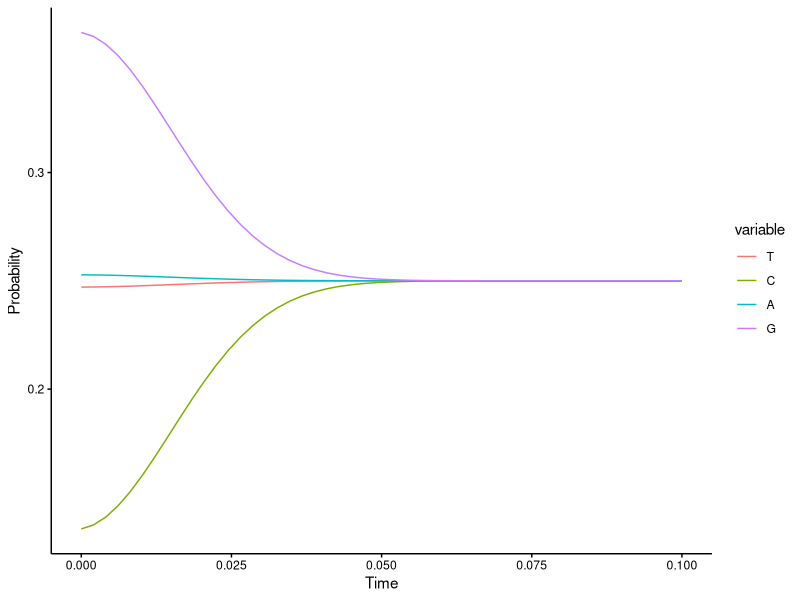
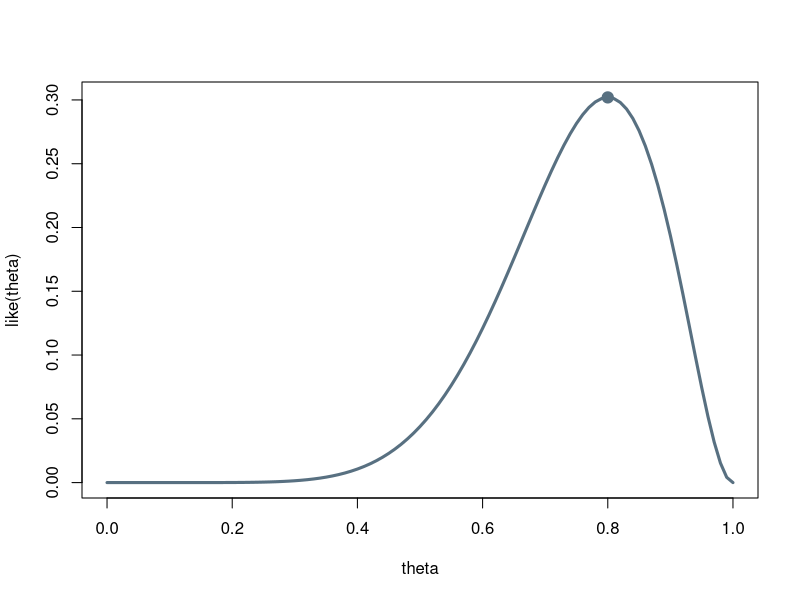

These charts were generated, in order, by the following R code:
################
#---PACKAGES---#
################
require(ggplot2)
require(reshape2)


#########################
#---JC69 CTMC EXAMPLE---#
#########################
JC69 <- function (theta, t) {
  p0 = 1/4 + 3/4 * exp(-4*theta*t)
  p1 = 1/4 - 1/4 * exp(-4*theta*t)
  
  trans_prob = matrix(c(p0, p1, p1, p1,
                        p1, p0, p1, p1,
                        p1, p1, p0, p1,
                        p1, p1, p1, p0
  ), nrow = 4, ncol = 4, byrow = T)
  
  colnames(trans_prob) <- rownames(trans_prob) <- c("T", "C", "A", "G")
  return(trans_prob)
}

N = 50
times = seq(0, 0.1, length.out = N)
data <- data.frame(
  T = rep(NA, N),
  C = rep(NA, N),
  A = rep(NA, N),
  G = rep(NA, N)
)

# set.seed(123)
r    <- runif(4)
vect <- r / sum(r)


data[1, ] <- vect
theta    <- 2

for (i in 2 : N) {
  probs = as.matrix(data[i - 1, ], nrow = 1, ncol = 4)
  data[i, ] <- probs %*% JC69(theta, t = times[i])   
}

data_melt <- melt(cbind(t = times, data), id.vars = "t") 

p <- ggplot(data_melt)
p <- p + geom_line(aes(x = t, y = value, color = variable))    
p <- p + xlab("Time") + ylab("Probability")
theme <- theme(
  axis.title = element_text(colour = "black"),
  axis.text = element_text(colour = "black"),
  axis.line = element_line(colour = "black"),
  axis.ticks = element_line(colour = "black"),
  panel.background = element_rect(size = 1, fill = "white", colour = NA),
  plot.background = element_rect(colour = NA),
  panel.border = element_blank(),
  panel.grid.major = element_blank(),
  panel.grid.minor = element_blank()
)
p <- p + theme
print(p)

###################################
#---BINOMIAL LIKELIHOOD EXAMPLE---#
###################################
myBlue = rgb(r = 86, g = 110, b = 126, maxColorValue = 250)



like <- function(theta, k = 8, n = 10) {
  return(dbinom(k, n, theta))
}

# 900 x 600
theta <- seq(from = 0, to = 1, by = 0.01)
plot(theta, like(theta), type = "l", col = myBlue, lwd = 3)


points(0.8, like(0.8), pch = 19, col = myBlue, cex = 1.5)


# fair coin?

